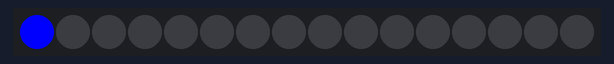
A sketch run on a simulated Arduino Uno, built with avr-gcc and run on an emulated ATmega328P. Parts: 16 RGB LEDs in strip order, left to right. Random numbers use the default seed unless the sketch sets one.

Above: at 0.1 s.
At 7.6 s:
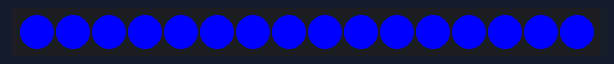
At 11.6 s:
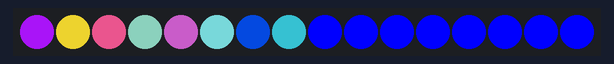
At 15.6 s:
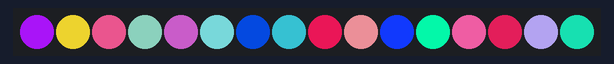
At 26.1 s:
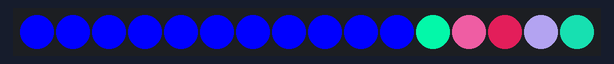
At 36.6 s:
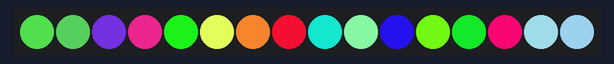

The sketch:

s24.ino
```cpp
#include<Adafruit_NeoPixel.h>
#define NumeroPixels 16
#define Pin 13
Adafruit_NeoPixel tira = Adafruit_NeoPixel(NumeroPixels,Pin,NEO_GRB + NEO_KHZ800);

void setup()
{
  tira.begin();
}

void loop()
{
  tira.setBrightness(255);
  for(int i = 0;i<NumeroPixels;i++)
  {
    tira.setPixelColor(i,0,0,255);//rgb
    tira.show();
    delay(500);
  }
    for(int i = 0;i<NumeroPixels;i++)
  {
    tira.setPixelColor(i,random(0,255),random(0,255),random(0,255));//rgb
    tira.show();
    delay(500);
  }
  delay(5000);
}
```
